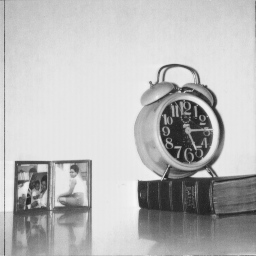
%> input picture lab/clock.tiff, 256 x 256 px
$ octave ex3_2_ave.m   (GNU Octave 9; MATLAB toolbox functions it lacks are replaced by stand-ins)
%> lines starting %> are read from the running program, lines starting %| are printed output that depends on the picture
%read the image
I = imread('clock.tiff');
%> I is the input picture: size 256x256 uint8; min 32, max 246, mean 186
[rows, columns] = size(I);
%> rows = 256; columns = 256
noise =(rand(size(I)));
d = 0.2;
output=I;

for i=1:rows
    for j=1:columns
        if(noise(i,j)>(1-d/2))
            output(i,j)=1;
        end
        if(noise(i,j)<d/2)
            output(i,j)=0;
        end
    end
end
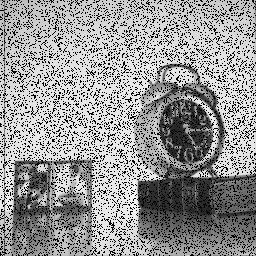
%> output: size 256x256 uint8; min 0, max 246, mean 148.7

I=output;

%Display it
subplot(1, 2, 1);
imshow(I, []);
axis on;
title('Noisy Image Before Implementation of Moving Average Filter');
drawnow;

%user must input an odd window width
default = 5;
titleBar = 'Enter an odd window width';
instructions = 'Enter an odd window width';
input = inputdlg(instructions, titleBar, 1, {num2str(default)});
%> the answer given: 5

if isempty(input),return,end;

%if an even number is inserted instead of an odd there will be a half pixel
%shift in the resulting image
WinSz = str2double(cell2mat(input));

%the half-window will calculate the average of everything inside it
hWinSz = floor(WinSz / 2);
kernel = ones(WinSz) / WinSz ^ 2;

result = zeros(size(I));

%we scan the window over the image pixel by pixel, going by rows first then columns
for col = hWinSz + 1 : columns - hWinSz
	for row = hWinSz + 1 : rows - hWinSz

		sum = 0;
		for c = 1 : WinSz
            %assign the pixel of the original image with the pixel of the
            %filter window to then multiply them
			cc = col + c - hWinSz - 1;
			for r = 1 : WinSz
				rr = row + r - hWinSz - 1;
				%calculate the product for this window location and then
				%sum it up
				sum = sum + double(I(rr, cc)) * kernel(r, c);
			end
		end
		%assign the filtered value to the corresponding place in the result
		result(row, col) = sum;
	end
end
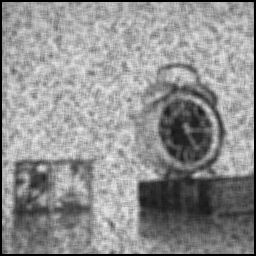
%> result: size 256x256 double; min 0, max 231.8, mean 144

%display result
subplot(1, 2, 2);
imshow(result, []);
caption = sprintf('Image After Implementation of Moving Average Filter of Window: %d', WinSz);
title(caption);
axis on;

$ run again, with lab/aerial.tiff copied over lab/clock.tiff
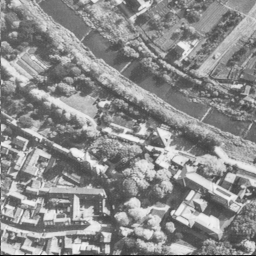
%> input picture lab/aerial.tiff, 256 x 256 px
%> I is the input picture: size 256x256 uint8; min 1, max 248, mean 140.5
%> after the loop `for i=1:rows`:
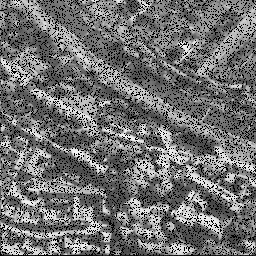
%> output: size 256x256 uint8; min 0, max 248, mean 112.4
%> after the loop `for col = hWinSz + 1 : columns - hWinSz`:
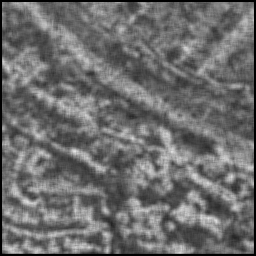
%> result: size 256x256 double; min 0, max 228.6, mean 109.3
